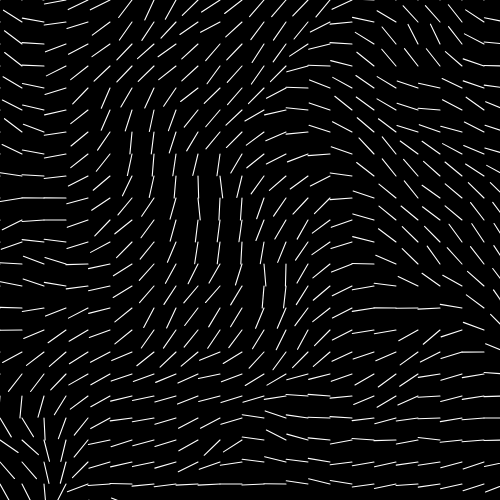
Frame 1 (no input)
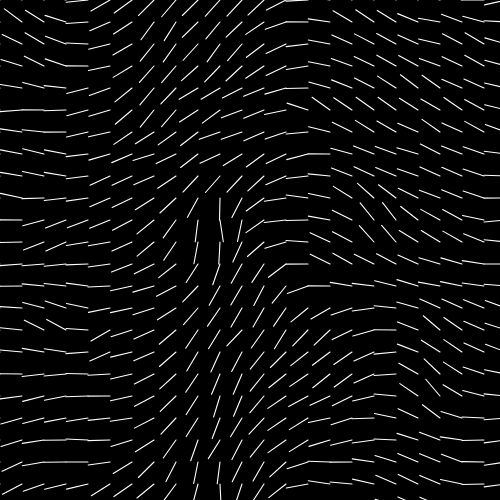
Frame 60 (no input)
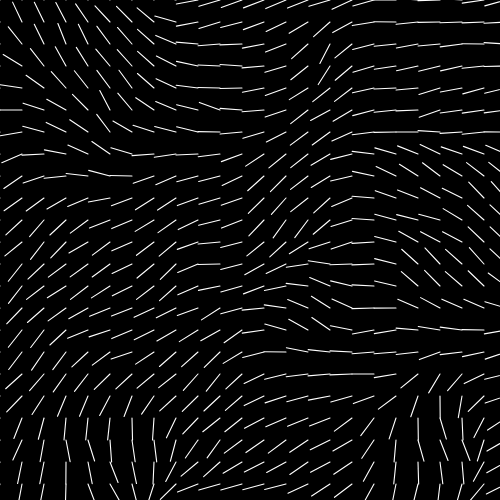
Frame 120 (the mouse pressed at the canvas centre since frame 60)

The p5.js sketch that drew these frames (run headless with seeded random() and noise() and a simulated clock; from frame 60 on, the mouse is pressed at the canvas centre):

// p5.js sketch
// ── sketch.js
var inc = 0.1;
var scl = 20;
var cols, rows;

var fr;

var zoff = 0;

function setup(){
    createCanvas(500,500);

    cols = floor(width / scl);
    rows = floor(width / scl);
    frameRate(20)
}

function draw(){
  scale(1.1)
    background(0);
    var yoff = 0;
    for (var y = 0; y < rows; y++) {
        var xoff = 0;
        for (var x = 0; x < cols; x++) {
            var index = (x + y * width) * 4;
            var angle = noise(xoff,yoff,zoff) * TWO_PI;
            var v = p5.Vector.fromAngle(angle);
            xoff += inc;
            stroke(255);
            strokeWeight(1);
            push();
            translate(x * scl, y * scl);
            rotate(v.heading());
            line(0,0,scl,0);
            pop(); 
        } 
       yoff += inc;
        
       zoff += 0.001;
    }
}
